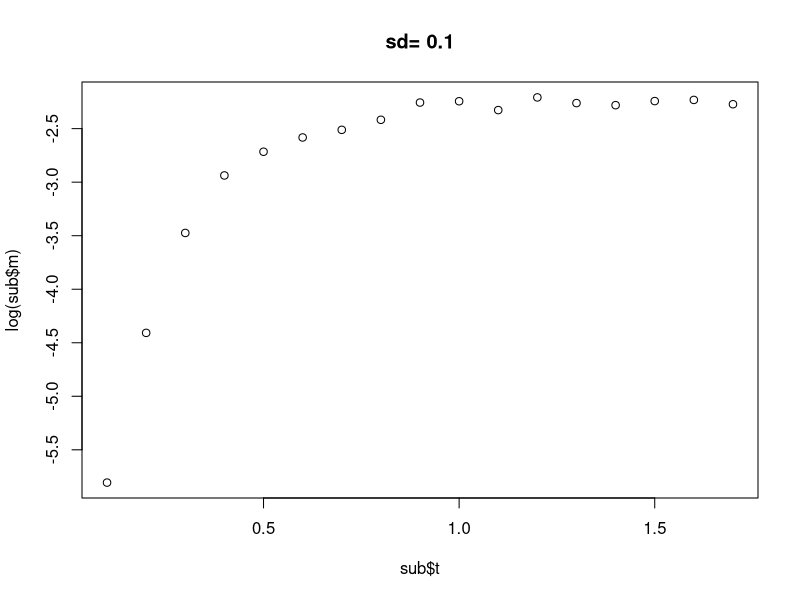
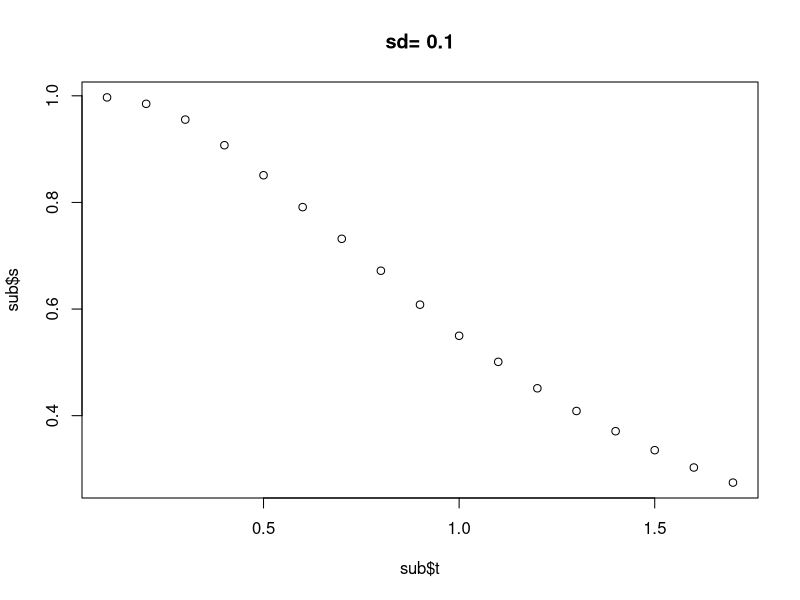
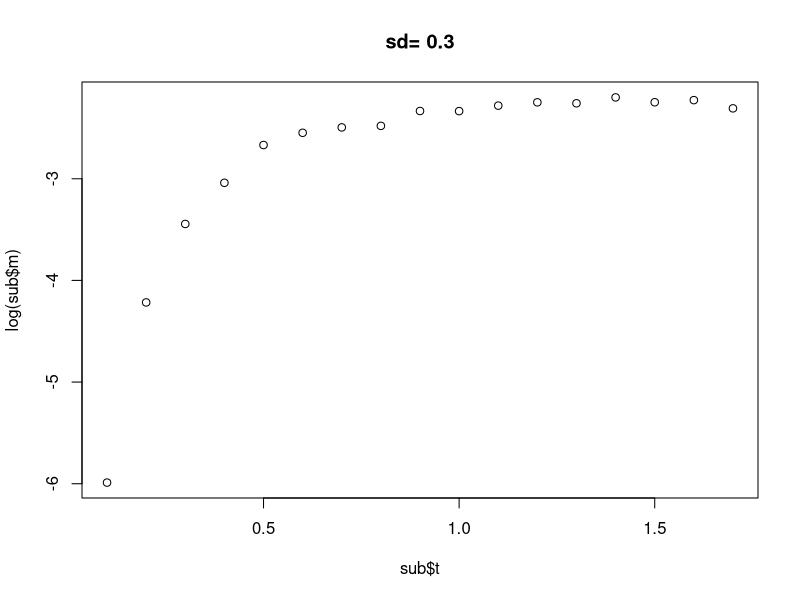
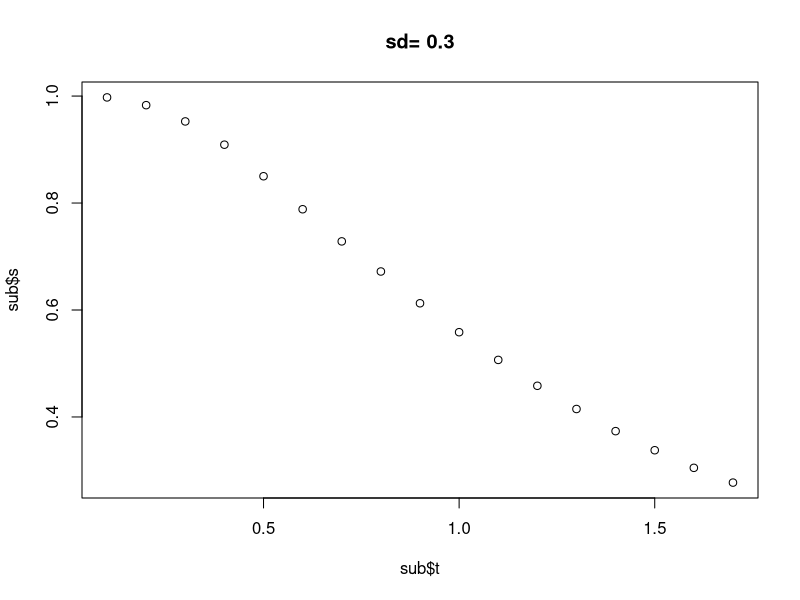
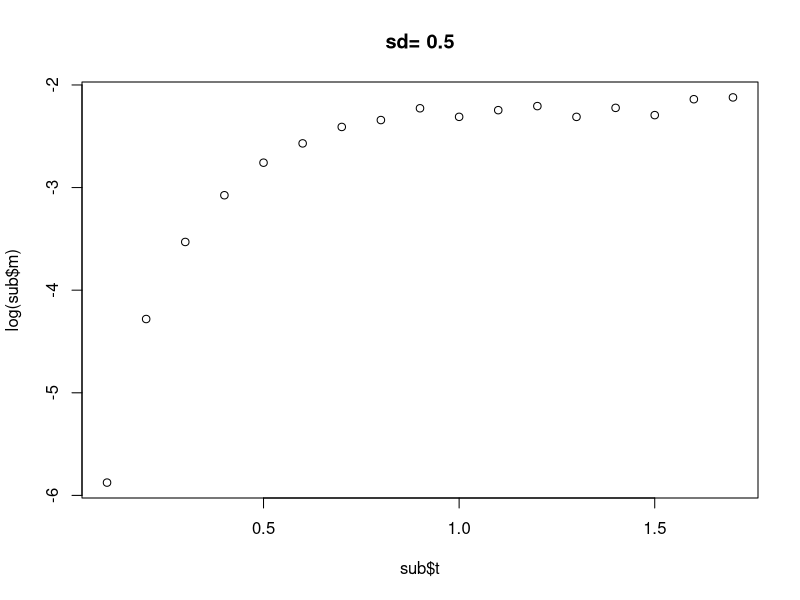
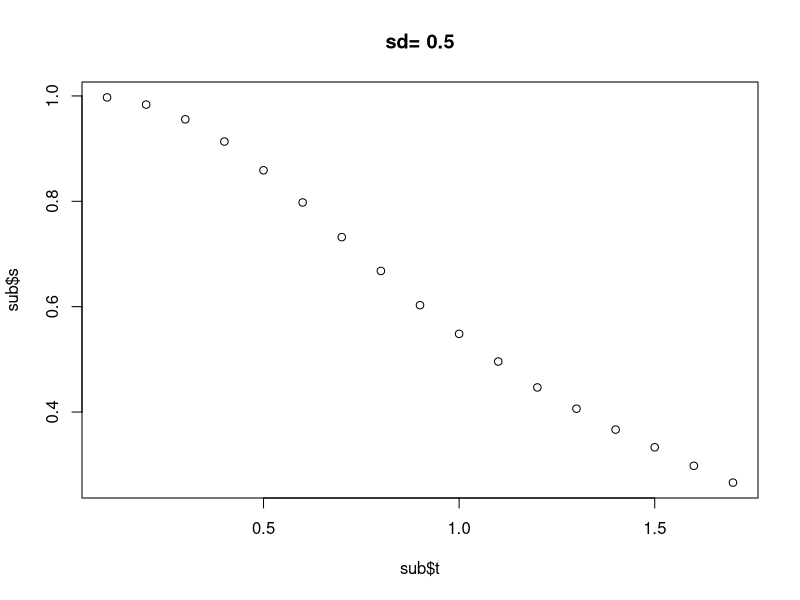
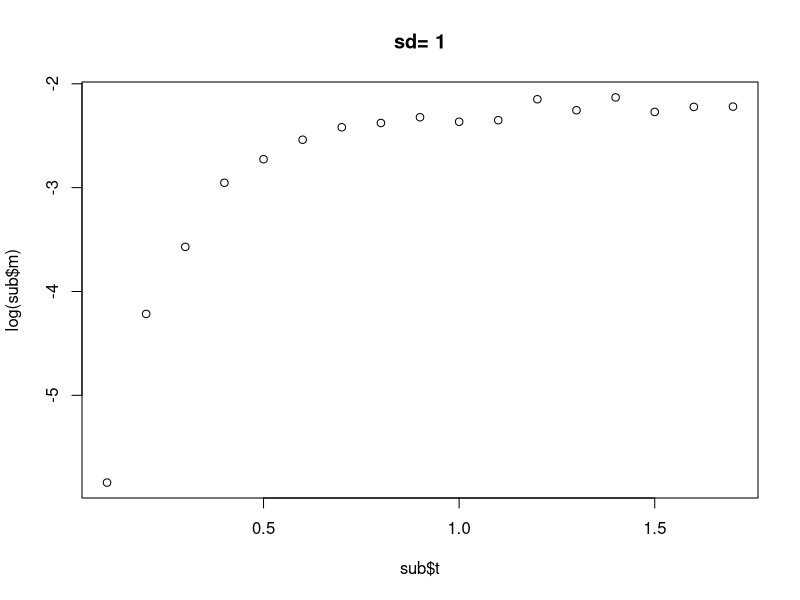
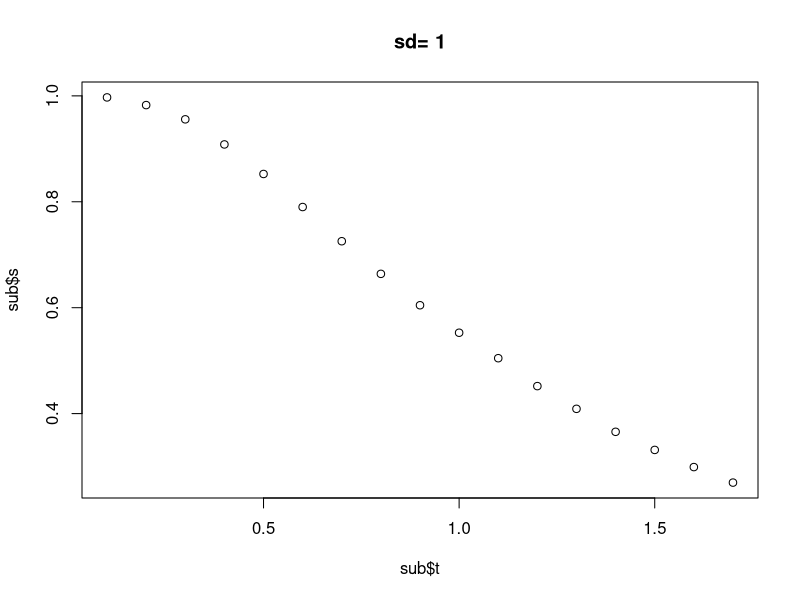

The R script that drew these images, in order:
# 2012, March 20
# Use log-normal distribution to generate exponential rates
# Plan:
# simulated the life span of each elelment
# the maximal element is the life span of each block
# the minimum block lifespan is the life span of the system
# repeat for all systems (individuals in a population)

rm(list=ls());

calculate.s.m = function( lifespan ){ #lifespan is simulated data
   my.data = sort( lifespan[!is.na(lifespan)] );
   deathFreq       = table( my.data )
   deathCumulative = deathFreq
   for( i in 2:length(deathFreq)) {
        deathCumulative[i] = deathCumulative[i-1] + deathCumulative[i]                
   }
   tot = length(my.data)
   s = 1 - deathCumulative/tot
   currentLive  = tot - deathCumulative        
   m =  deathFreq / currentLive; 

   #list( s=s, t=unique(my.data));
   ret = data.frame( cbind(s, m, unique(my.data)));
   names(ret) = c("s", "m", "t");
   ret;
}

n = rpois(5,50); # numOfElements
m = 5;  # numOfBlocks in a system
Npop = 1E4; # numOfSystems (individuals) 
mymean = 0.1; 
mysds = c(0.1, 0.3, 0.5, 1, 1.3, 1.5);

for ( mysd in mysds) { #sd loop

  #containers
  SystemAges = numeric(Npop);#store the lifespan for all individuals 
  BlockAges = numeric(m) #buffer for temporary storage
 
 for( i in 1: Npop){  # i-th individual in the population
   #mu.vec strores the constant failure rates of elements
   #We are not sure whether mu.vec should be inside of Nop loop
   mu.vec = rlnorm(n, mean=0.2, sd=1) #Element constant mortality rates
   
   for( j in 1:m) {#Block loop
    ElementAges =  rexp(n, rate=mu.vec);    
    #maximum of elelementAges -> BlackAges
    BlockAges[j] = round( max(ElementAges), 1 );  
  }
  SystemAges[i] = min(BlockAges)  
 }



tb = calculate.s.m( SystemAges )
#sub = tb[1:floor(length(tb[,1])/4), ]
sub = tb[ tb$s > 0.25, ]
#with( sub, plot( m ~ t))
#with( sub, plot( s~ t ))

sub$m[sub$m==0] = NA;  #remove zero for log operations
plot (log(sub$m) ~ sub$t, main = paste("sd=", mysd) ) #plot the mortality ~ age
#m = with( sub, lm( log(m) ~ t) ); # linear regression
#m = lm( log(sub$m[sub$t<7]) ~ sub$t[sub$t<7] )
#abline(m, col="red")
#summary(lm( log(sub$m) ~ sub$t))

plot( sub$s ~ sub$t, main=paste("sd=", mysd) )

} #sd loop

#x axis is time, y axis is viability
#where log(sub$m) refers to failure rate graph
#where sub$s refers to viability graph
